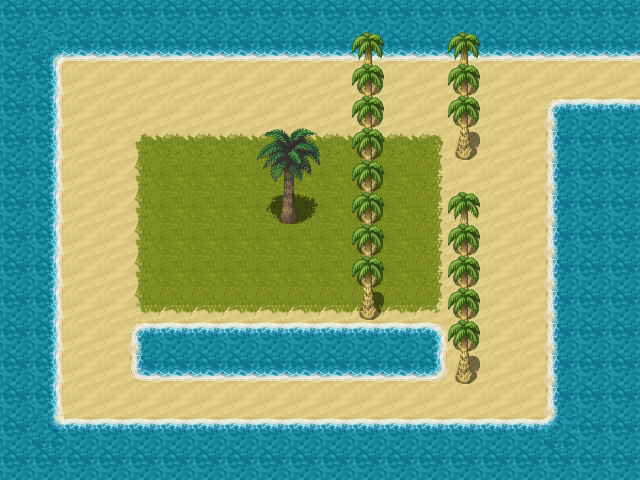

The image is a tile-based game level rendered from a .tmx file. Its description and source (layers, tilesets, objects; grid data summarised) follow:
An orthogonal 20x15 tile map with 32x32 px tiles, 3 tile layers (ground1, ground2, terrain1), 5 tilesets and 22 objects (ghost1, monster_tank, ice1, portal1, ghost2, ...).

<map version="1.0" tiledversion="1.0.3" orientation="orthogonal" renderorder="right-up" width="20" height="15" tilewidth="32" tileheight="32" nextobjectid="26">
 <properties>
  <property name="music" value="THEME_ISLAND" />
 </properties>
 <tileset firstgid="1" source="Celianna_TileA1.tsx" />
 <tileset firstgid="481" source="Celianna_TileA2.tsx" />
 <tileset firstgid="961" source="Celianna_TileB1.tsx" />
 <tileset firstgid="1217" source="outside_decoration.tsx" />
 <tileset firstgid="1473" source="terrain.tsx" />
 <layer name="ground1" width="20" height="15">
  <data>[300 cells, 300 non-empty, 22 distinct tile ids]</data>
 </layer>
 <layer name="ground2" width="20" height="15">
  <data>[300 cells, 18 non-empty, 3 distinct tile ids]</data>
 </layer>
 <layer name="terrain1" width="20" height="15">
  <data>[300 cells, 7 non-empty, 7 distinct tile ids]</data>
 </layer>
 <objectgroup name="collision">
  <object id="11" x="1" y="0" width="639" height="54" />
  <object id="12" x="2" y="1" width="53" height="475" />
  <object id="13" x="3" y="423" width="634" height="56" />
  <object id="14" x="555" y="102" width="86" height="324" />
  <object id="15" x="469.333" y="384">
   <polygon points="0,0 -11.3333,0 -22,-12.6667 -20.6667,-160 -4.66667,-164.667 10,-159.333 9.33333,-7.33333" />
  </object>
  <object id="16" x="468" y="158.667">
   <polygon points="0,0 -8.66667,-0.666667 -22,-12.6667 -22.6667,-106 14.6667,-104.667 11.3333,-6" />
  </object>
  <object id="17" x="350" y="54.6667" width="36.6667" height="268" />
  <object id="19" x="386" y="323.333">
   <polygon points="0,0 0,54 -245.333,54 -252.667,44 -253.333,10 -244,1.33333" />
  </object>
  <object id="23" x="628.667" y="56" width="10.6667" height="46" />
  <object id="24" x="288.667" y="226">
   <polygon points="0,0 -8,-4 -13.3333,-7.33333 -12,-12 -8,-15.3333 -2,-16.6667 7.33333,-16.6667 11.3333,-14 12.6667,-7.33333 10.6667,-1.33333" />
  </object>
 </objectgroup>
 <objectgroup name="interactions">
  <object id="2" name="ghost1" gid="1518" x="78" y="126" width="32" height="32" />
  <object id="3" name="monster_tank" gid="1518" x="399" y="417" width="32" height="32" />
  <object id="4" name="ice1" gid="1518" x="398.333" y="367" width="32" height="32" />
  <object id="5" name="portal1" gid="1518" x="588" y="95" width="32" height="32" />
  <object id="6" name="ghost2" gid="1518" x="132" y="310" width="32" height="32" />
  <object id="9" name="ghost3" gid="1518" x="190" y="127" width="32" height="32" />
 </objectgroup>
 <objectgroup name="zindex">
  <object id="22" x="446" y="189.333" width="36.6667" height="67.3333" />
  <object id="25" x="255.333" y="127.333" width="66.6667" height="96" />
 </objectgroup>
 <objectgroup name="items">
  <object id="8" name="Banana" type="ITEM" gid="1518" x="283" y="254" width="32" height="32" />
 </objectgroup>
 <objectgroup name="path">
  <object id="1" name="path_ghost1" x="77" y="384">
   <polyline points="0,0 0,-256" />
  </object>
  <object id="7" name="path_ghost2" x="127" y="307">
   <polyline points="0,0 -1,-181" />
  </object>
  <object id="10" name="path_ghost3" x="188" y="129">
   <polyline points="0,0 4,176" />
  </object>
 </objectgroup>
</map>
